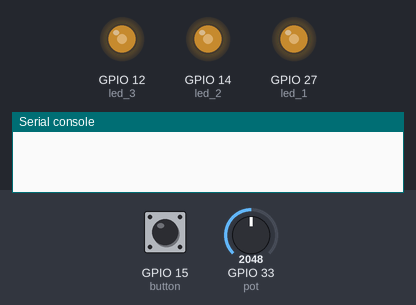
The program below on a simulated ESP32 board running MicroPython. Shown: output pins drawn as LEDs (lit = HIGH), the last lines printed to the serial console. Inputs (shaded band) come from the test bench; at power-on: GPIO 15 (button) HIGH, GPIO 33 (pot) = 2048 (analog values on the 0–4095 scale). WiFi joins after 1.5 s; web requests get an empty 200 reply after 0.4 s; the clock reads 2024-03-15 10:24:30 at power-on unless the program sets it.

Above: at 0.1 s.
At 3.1 s:
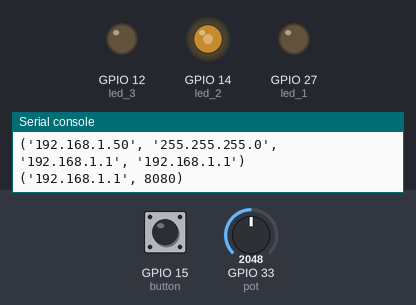
At 4.2 s:
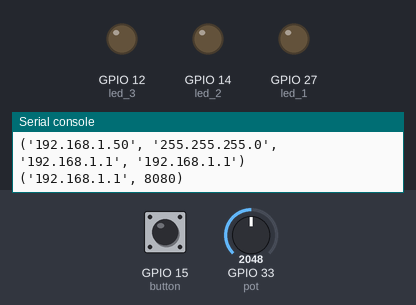
Timing chart, 0 to 3.6 s (numbered marks = the images above; inputs shaded):
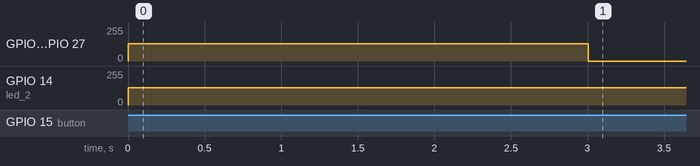

The program:

main.py
```python
from machine import Pin, PWM, ADC
import network
import socket
import time
import asyncio
import select

mode = 0;
val = 100;
led_3 = PWM(Pin(12, Pin.OUT))
led_2 = PWM(Pin(14, Pin.OUT))
led_1 = PWM(Pin(27, Pin.OUT))

led_1.freq(5000)
led_2.freq(5000)
led_3.freq(5000)

leds = [led_1, led_2, led_3]

button = Pin(15, Pin.IN, pull=Pin.PULL_UP)
pot = ADC(Pin(33, Pin.IN, pull=None))


loading=False
notifing=False
success=False
timeout=4
transition=100
t0=0

wifi = network.WLAN(network.STA_IF)
wifi.active(False)
time.sleep(1)
wifi.active(True)
#res = wifi.scan()
# for e in res:
#     s = ""
#     for x in e:
#         s+= str(x) + " "
#
#     print(res)


wifi.connect("BLADE", "redminote")
max_wait = 10
while not wifi.isconnected() and max_wait > 0:
    print("Waiting for connection...")
    time.sleep(1)
    max_wait -= 1

print(wifi.isconnected())
print(wifi.ifconfig())
addr = socket.getaddrinfo(wifi.ifconfig()[3], 8080)[0][-1]
print(addr)

async def create_request():
    global loading;
    print("...Creando instancia")

    client=socket.socket(socket.AF_INET, socket.SOCK_STREAM, socket.IPPROTO_TCP)
    client.setblocking(False)

    try:
        client.connect(addr)
    except OSError as e:
        if e.args[0] != 119:
            client.close()
            raise
    timeout = 5
    start_time = time.time()
    while time.time() - start_time < timeout:
        _, writable, _ = select.select([], [client], [], 0)
        if writable:
            break
        await asyncio.sleep(0.1)

    start = time.time_ns()

    path = "/tienda/iotinterface/"
    request = f"POST {path} HTTP/1.1\r\n"
    request += f"Host: {addr[0]}\r\n"
    request += "Content-Type: application/json\r\n"
    request += "Content-Length: 0\r\n"
    request += f"CEBOLLIN: {wifi.ifconfig()[0]}\r\n"
    request += "Connection: close\r\n\r\n"

    success = False
    while abs(time.time()-t0)<timeout:
        if not loading: break
        try:
            client.send(request.encode())
            success = True
            break
        except OSError as e:
            if e.args[0] == 119:
                await asyncio.sleep(0)

    if not success:
        return success

    response = b""
    while True:
        try:
            chunk = client.recv(4096)
            if not chunk:
                break
            response += chunk
        except OSError as e:
            if e.args[0] == 11:
                await asyncio.sleep(0)
            else:
                raise

    #print("Response time:", (time.time_ns()-start)/1e6)
    response = response.decode()
    loading = False
    client.close()
    return response


async def delete_request():
    global loading
    print("...Eliminando instancia")
    client=socket.socket(socket.AF_INET, socket.SOCK_STREAM, socket.IPPROTO_TCP)
    client.setblocking(False)

    try:
        client.connect(addr)
    except OSError as e:
        if e.args[0] != 119:
            client.close()
            raise
    timeout = 5
    start_time = time.time()
    while time.time() - start_time < timeout:
        _, writable, _ = select.select([], [client], [], 0)
        if writable:
            break
        await asyncio.sleep(0.1)

    path = "/tienda/iotinterface/"
    request = f"DELETE {path} HTTP/1.1\r\n"
    request += f"Host: {addr[0]}\r\n"
    request += "Connection: close\r\n"
    request += f"CEBOLLIN: {wifi.ifconfig()[0]} \r\n\r\n"

    success = False
    while abs(time.time()-t0)<timeout:
        if not loading: break
        try:
            client.send(request.encode())
            success = True
            break
        except OSError as e:
            if e.args[0] == 119:
                await asyncio.sleep(0.1)

    if not success:
        return success

    response = b""
    while True:
        try:
            chunk = client.recv(4096)
            if not chunk:
                break
            response += chunk
        except OSError as e:
            if e.args[0] ==11:
                asyncio.sleep(0.1)
            else:
                raise

    response = response.decode()
    loading = False
    client.close()
    return response


click = asyncio.Event()
cooldown = 50
last_click = 0
def switch_mode(pin):
    global loading, t0, last_click
    if abs(last_click-time.time())*1000 < cooldown:
        return
    loading = True
    t0=time.time()
    last_click = time.time()
    click.set()

pot.atten(ADC.ATTN_11DB)
button.irq(trigger=Pin.IRQ_FALLING, handler=switch_mode)

async def refresh():
    global loading, mode, notifing
    while(True):
        mode = int(pot.read()*1.9999/4095)
        for led in leds:
            led.duty(0)
        leds[mode].duty(val)

        while(loading):
            leds[mode].duty(val)
            led_3.duty(val)
            await asyncio.sleep(transition/1000)
            led_3.duty(0)
            await asyncio.sleep(transition/1000)

        await asyncio.sleep(0)

def get_status(res):
    status_line = res.splitlines()[0]
    status = int(status_line.split(" ")[1])
    return status

def get_body(res):
    sta = res.split("\r\n\r\n")
    return sta[-1]

async def request():
    global notifing
    global success
    while(True):
        await click.wait()
        res = None
        success = False
        if mode == 0:
            res = await create_request()
            status = get_status(res)
            print("--------------------------------")
            if not res:
                print("Error de conección")
            elif(status!=200):
                print("Error interno")
            else:
                success = True
                print("Creación exitosa")
                print(get_body(res))

        else:
            res = await delete_request()
            status = get_status(res)
            print("--------------------------------")
            if not res:
                print("Error de conección")
            elif(status!=200):
                print("Error interno")
                print(get_body(res))
            else:
                success = True
                print("Eliminación exitosa")

        click.clear()
        await asyncio.sleep(0)


async def main():
    await asyncio.gather(request(), refresh())

asyncio.run(main())
```
